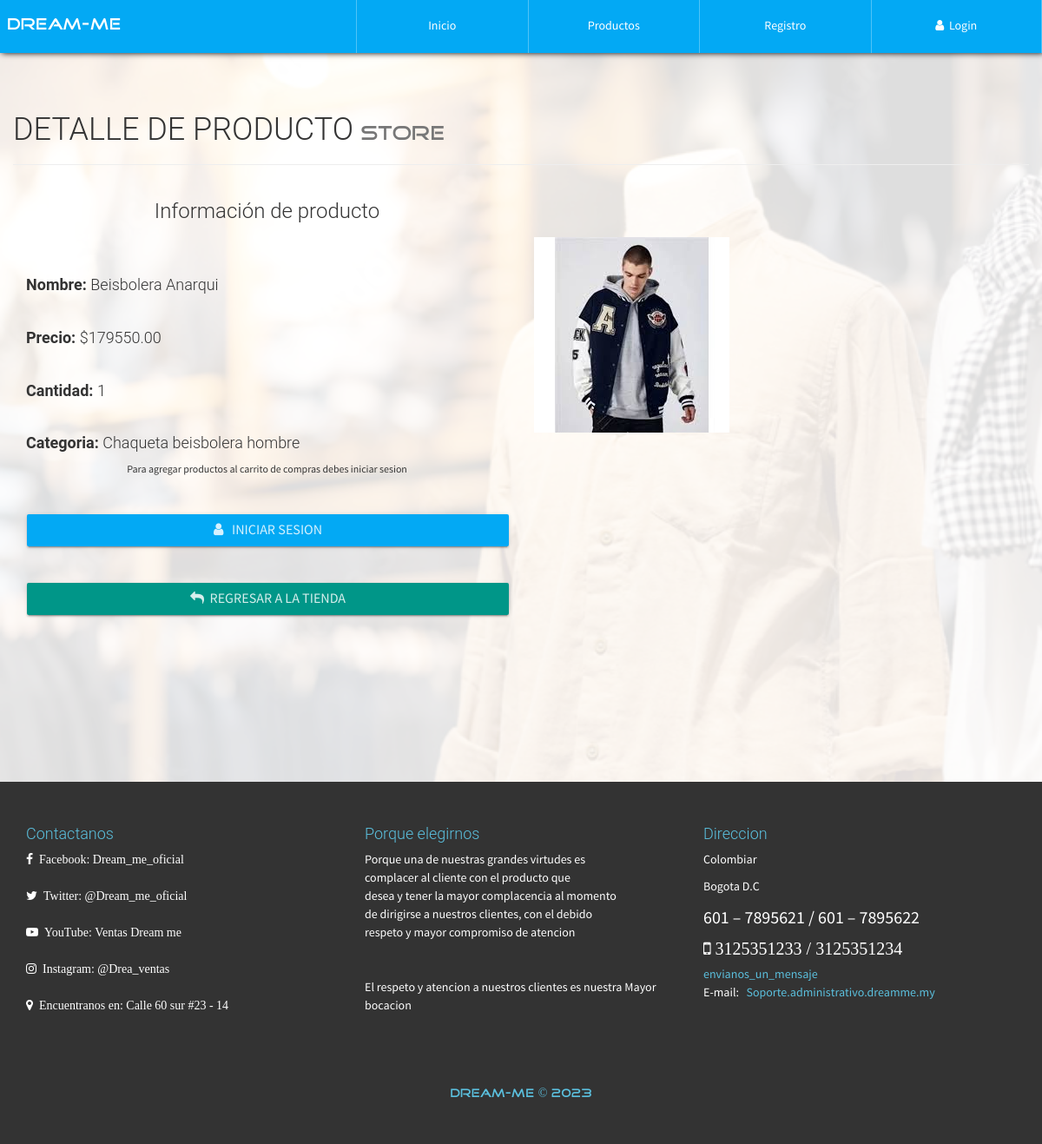
Page /infoProd.php?CodigoProd=106 on the committed database.
### tables this page shows
CREATE TABLE `producto` (
  `id` int(20) NOT NULL,
  `CodigoProd` varchar(30) NOT NULL,
  `NombreProd` varchar(30) NOT NULL,
  `CodigoCat` varchar(30) NOT NULL,
  `Precio` decimal(30,2) NOT NULL,
  `Descuento` int(2) NOT NULL,
  `Modelo` varchar(30) NOT NULL,
  `Marca` varchar(30) NOT NULL,
  `Stock` int(20) NOT NULL,
  `NITProveedor` varchar(30) NOT NULL,
  `Imagen` varchar(150) NOT NULL,
  `Nombre` varchar(30) NOT NULL,
  `Estado` varchar(15) NOT NULL
);

CREATE TABLE `categoria` (
  `CodigoCat` varchar(30) NOT NULL,
  `Nombre` varchar(30) NOT NULL,
  `Descripcion` text NOT NULL
);

### library/consulSQL.php (called while the page is built, shortened)
<?php
class ejecutarSQL{
    private static function conectar(){
        $conn = mysqli_init();
        mysqli_ssl_set($conn, NULL, NULL, SSL, NULL, NULL);
        mysqli_real_connect($conn, SERVER, USER, PASS, BD, 3306, NULL, MYSQLI_CLIENT_SSL);
        return $conn;
    }
    public static function consultar($query){
        if (!$consul = mysqli_query(ejecutarSQL::conectar(), $query)) {
            echo 'Error en la consulta SQL ejecutada';
        }
        return $consul;
    }
}
class consultasSQL
{
    public static function clean_string($val)
    {
        $val = trim($val);
        $val = stripslashes($val);
        $val = str_ireplace("<script>", "", $val);
        $val = str_ireplace("</script>", "", $val);
        $val = str_ireplace("<script src", "", $val);
        $val = str_ireplace("<script type=", "", $val);
        $val = str_ireplace("SELECT * FROM", "", $val);
        $val = str_ireplace("DELETE FROM", "", $val);
        $val = str_ireplace("INSERT INTO", "", $val);
        $val = str_ireplace("--", "", $val);
        $val = str_ireplace("^", "", $val);
        $val = str_ireplace("[", "", $val);
        $val = str_ireplace("]", "", $val);
        $val = str_ireplace("==", "", $val);
        $val = str_ireplace(";", "", $val);
        return $val;
    }
}

### infoProd.php (the view, shortened to what this page needs)
<?php
include './library/consulSQL.php';
?>
<!DOCTYPE html>
<html lang="es">
<head>
    <?php include './inc/link.php'; ?>
</head>
<body id="container-page-product">
    <?php include './inc/navbar.php'; ?>
    <section id="infoproduct">
        <div class="container">
            <div class="row">
                <div class="page-header">
                    <h1>DETALLE DE PRODUCTO <small class="tittles-pages-logo">STORE</small></h1>
                </div>
                <?php
                    $CodigoProducto=consultasSQL::clean_string($_GET['CodigoProd']);
                    $productoinfo=  ejecutarSQL::consultar("SELECT producto.CodigoProd,producto.NombreProd,producto.CodigoCat,categoria.Nombre,producto.Precio,producto.Descuento,producto.Stock,producto.Imagen FROM categoria INNER JOIN producto ON producto.CodigoCat=categoria.CodigoCat  WHERE CodigoProd='".$CodigoProducto."'");
                    while($fila=mysqli_fetch_array($productoinfo, MYSQLI_ASSOC)){
                        echo '
                            <div class="col-xs-12 col-sm-6">
                                <h3 class="text-center">Información de producto</h3>
                                <br><br>
                                <h4><strong>Nombre: </strong>'.$fila['NombreProd'].'</h4><br>
                                <h4><strong>Precio: </strong>$'.number_format(($fila['Precio']-($fila['Precio']*($fila['Descuento']/100))), 2, '.', '').'</h4><br>
                                <h4><strong>Cantidad: </strong>'.$fila['Stock'].'</h4><br>
                                <h4><strong>Categoria: </strong>'.$fila['Nombre'].'</h4>';
                                if($fila['Stock']>=1){
                                    if($_SESSION['nombreAdmin']!="" || $_SESSION['nombreUser']!=""){
                                        echo '<form action="process/carrito.php" method="POST" class="FormCatElec" data-form="">
                                            <input type="hidden" value="'.$fila['CodigoProd'].'" name="codigo">
                                            <label class="text-center"><small>Agrega la cantidad de productos que añadiras al carrito de compras (Maximo '.$fila['Stock'].' productos)</small></label>
                                            <div class="form-group">
                                                <input type="number" class="form-control" value="1" min="1" max="'.$fila['Stock'].'" name="cantidad">
                                            </div>
                                            <button class="btn btn-lg btn-raised btn-success btn-block"><i class="fa fa-shopping-cart"></i>&nbsp;&nbsp; Añadir al carrito</button>
                                        </form>
                                        <div class="ResForm"></div>';
                                    }else{
                                        echo '<p class="text-center"><small>Para agregar productos al carrito de compras debes iniciar sesion</small></p><br>';
                                        echo '<button class="btn btn-lg btn-raised btn-info btn-block" data-toggle="modal" data-target=".modal-login"><i class="fa fa-user"></i>&nbsp;&nbsp; Iniciar sesion</button>';
                                    }
                                }else{
                                    echo '<p class="text-center text-danger lead">No hay existencias de este producto</p><br>';
                                }
                                if($fila['Imagen']!="" && is_file("./assets/img-products/".$fila['Imagen'])){
                                    $imagenFile="./assets/img-products/".$fila['Imagen'];
                                }else{
                                    $imagenFile="./assets/img-products/default.png";
                                }
                                echo '<br>
                                <a href="product.php" class="btn btn-lg btn-primary btn-raised btn-block"><i class="fa fa-mail-reply"></i>&nbsp;&nbsp;Regresar a la tienda</a>
                            </div>
                            <div class="col-xs-12 col-sm-6">
                                <br><br><br>
                                <img class="img-responsive" src="'.$imagenFile.'">
                            </div>';
                    }
                ?>
            </div>
        </div>
    </section>
    <?php include './inc/footer.php'; ?>
</body>
</html>

### css/style.css (style rules this page uses)
body { font-family: "FontFamilySPro"; line-height: 1.5; font-size: 1.4em; width: 100%; height: 100%; margin: 0px; padding: 0px; background-position: center center; background-repeat: no-repeat; background-attachment: fixed; background-size: cover; background-color: #fff; }
section { width: 100%; margin: 0px; padding: 90px 0px; }
.tittles-pages-logo { font-family: "FontFamilyLogo"; }
#container-page-product { background-image: url(../assets/img/img-registration.jpeg); }
#store, #infoproduct, #container-pedido { background-color: rgba(255,255,255,.87); min-height: 900px; }

### rows in the picture
producto: NombreProd "Beisbolera Anarqui", $fila['Precio']-($fila['Precio']*($fila['Descuento']/100)) "179550.00", Stock "1", CodigoCat.Nombre "Chaqueta beisbolera hombre", shows "Para agregar productos al carrito de compras debes iniciar sesion", Imagen (picture)
